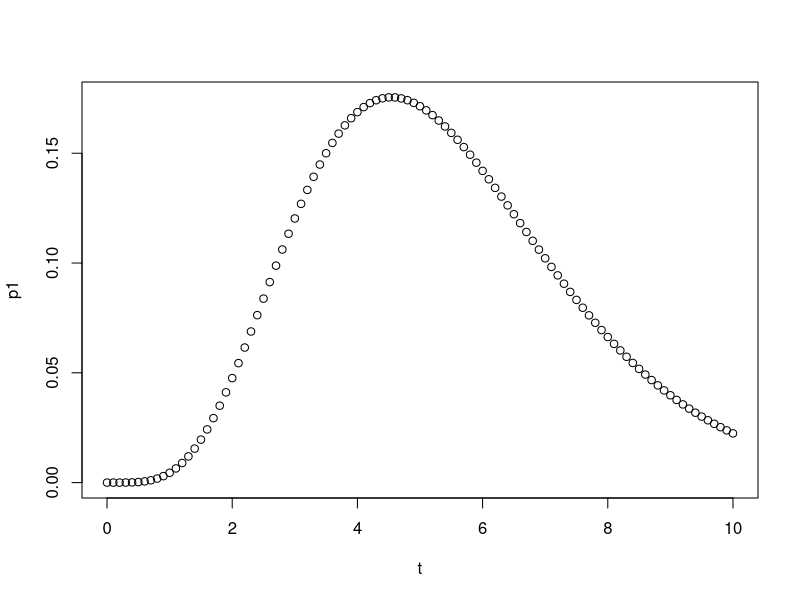
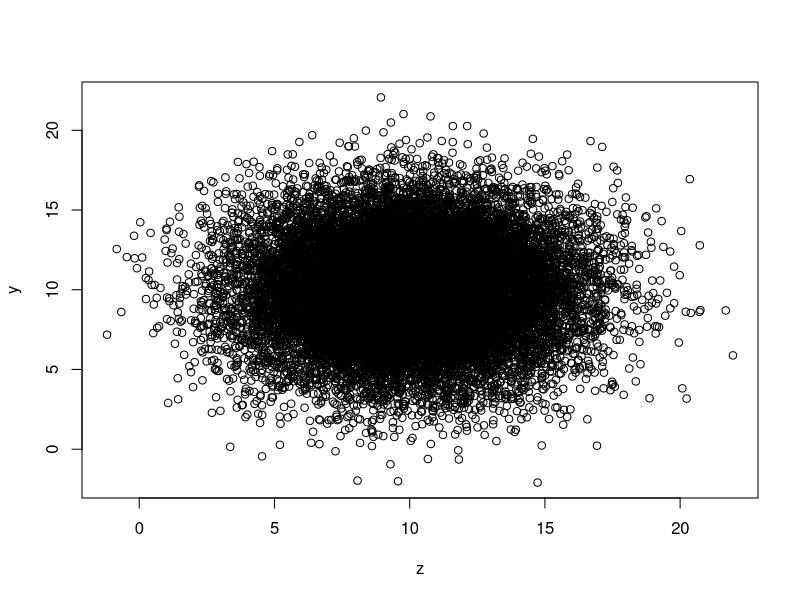

Reproduce these figures in R, in order.
t<-seq(0,10,0.1)
lambda<-1.1

j<-5
p1<-exp(-lambda*t)*(lambda*t)^j/factorial(j)

plot(t,p1)



z=rnorm(20000, mean=10, sd=3)
y=rnorm(20000, mean=10 ,sd=3)

plot(z,y)
cov(z,y)